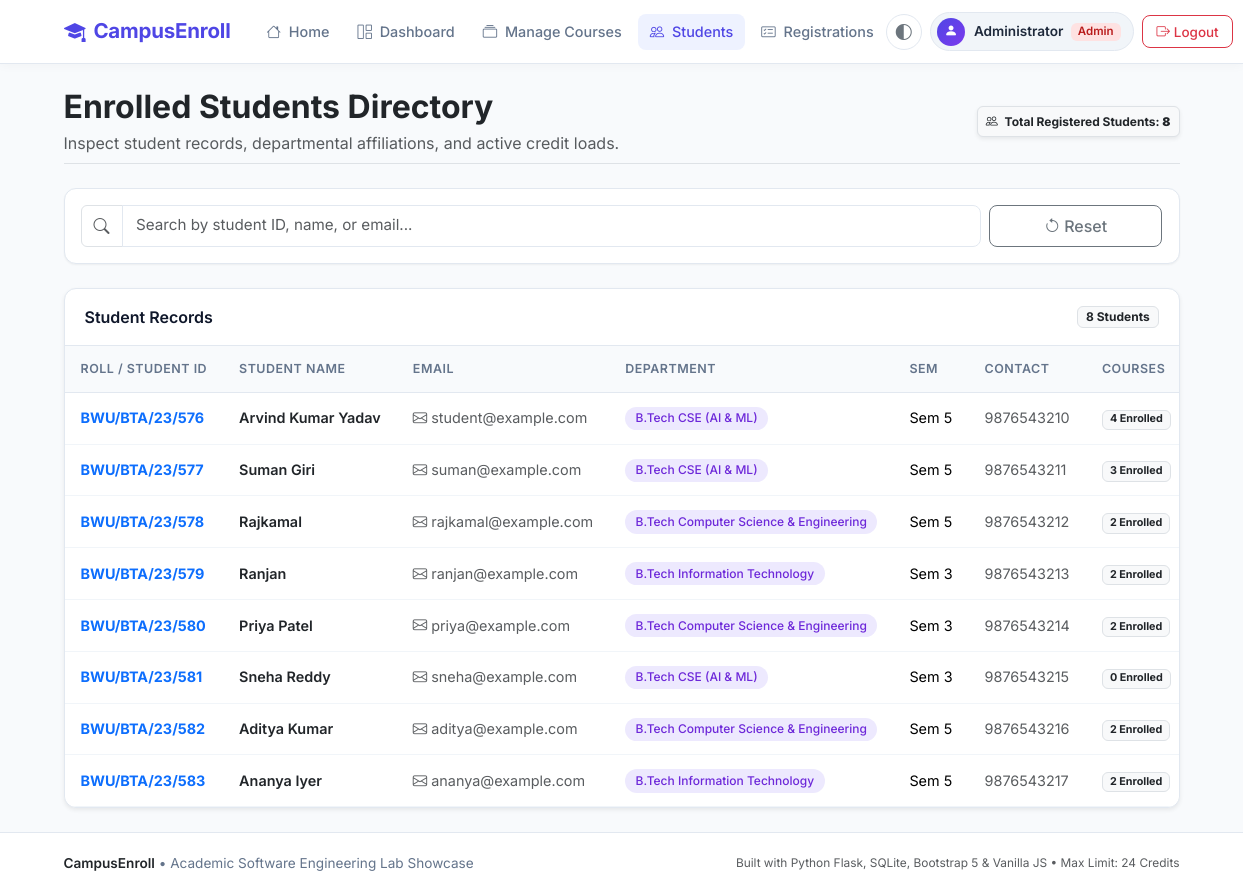
/admin/students (signed in), run on the app's committed database.
### tables this page shows
CREATE TABLE students (
    id INTEGER PRIMARY KEY AUTOINCREMENT,
    student_id TEXT UNIQUE NOT NULL,
    name TEXT NOT NULL,
    email TEXT UNIQUE NOT NULL,
    password TEXT NOT NULL,
    department TEXT NOT NULL,
    semester INTEGER NOT NULL,
    phone TEXT
);

### app.py (the view)
@app.route('/admin/students')
@admin_required
def view_students():
    search = request.args.get('search', '').strip()
    conn = get_db()
    query = """
        SELECT s.*,
               COUNT(r.id) as registered_count,
               COALESCE(SUM(c.credits), 0) as total_credits
        FROM students s
        LEFT JOIN registrations r ON s.id = r.student_id
        LEFT JOIN courses c ON r.course_id = c.id
        WHERE 1=1
    """
    params = []
    if search:
        query += " AND (s.student_id LIKE ? OR s.name LIKE ? OR s.email LIKE ?)"
        params.extend([f"%{search}%", f"%{search}%", f"%{search}%"])
    query += " GROUP BY s.id ORDER BY s.student_id"
    students = conn.execute(query, params).fetchall()
    conn.close()
    return render_template('students.html', students=students, search=search)

### app.py (called while the page is built)
@app.after_request
def apply_security_headers(response):
    response.headers['X-Content-Type-Options'] = 'nosniff'
    response.headers['X-Frame-Options'] = 'SAMEORIGIN'
    response.headers['X-XSS-Protection'] = '1; mode=block'
    return response

def get_db():
    conn = sqlite3.connect(DB_PATH)
    conn.row_factory = sqlite3.Row
    conn.execute("PRAGMA foreign_keys = ON")
    return conn

def admin_required(f):
    @wraps(f)
    def decorated_function(*args, **kwargs):
        if 'user_id' not in session or session.get('role') != 'admin':
            flash('Please log in as an administrator to access this area.', 'warning')
            return redirect(url_for('admin_login'))
        return f(*args, **kwargs)
    return decorated_function

### templates/students.html (shortened to what this page needs)
{% extends 'base.html' %}
{% block content %}
<div class="d-flex flex-column flex-md-row justify-content-between align-items-md-center mb-4 pb-2 border-bottom">
    <div>
        <h2 class="fw-bold text-dark mb-1">Enrolled Students Directory</h2>
        <p class="text-muted mb-0">Inspect student records, departmental affiliations, and active credit loads.</p>
    </div>
    <div class="mt-3 mt-md-0">
        <span class="badge bg-light text-dark border p-2 shadow-sm">
            <i class="bi bi-people me-1"></i> Total Registered Students: <strong>{{ students|length }}</strong>
        </span>
    </div>
</div>
<div class="app-card p-3 mb-4">
    <form method="GET" action="{{ url_for('view_students') }}" class="row g-2">
        <div class="col-md-10">
            <div class="input-group">
                <span class="input-group-text bg-white"><i class="bi bi-search text-muted"></i></span>
                <input type="text" class="form-control" name="search" id="clientTableSearch"
                       placeholder="Search by student ID, name, or email..." value="{{ search }}">
            </div>
        </div>
        <div class="col-md-2 d-flex">
            <a href="{{ url_for('view_students') }}" class="btn btn-outline-secondary w-100" title="Reset Search">
                <i class="bi bi-arrow-counterclockwise me-1"></i> Reset
            </a>
        </div>
    </form>
</div>
<div class="app-card shadow-sm">
    <div class="card-header-clean">
        <span class="fw-semibold">Student Records</span>
        <span class="badge bg-light text-dark border">{{ students|length }} Students</span>
    </div>
    {% if students %}
        <div class="table-responsive d-none d-md-block">
            <table class="table table-custom table-hover searchable-table">
                <thead>
                    <tr>
                        <th>Roll / Student ID</th>
                        <th>Student Name</th>
                        <th>Email</th>
                        <th>Department</th>
                        <th>Sem</th>
                        <th>Contact</th>
                        <th>Courses</th>
                    </tr>
                </thead>
                <tbody>
                    {% for s in students %}
                        <tr>
                            <td><span class="fw-bold text-primary">{{ s.student_id }}</span></td>
                            <td class="fw-semibold text-dark">{{ s.name }}</td>
                            <td class="small text-muted"><i class="bi bi-envelope me-1"></i>{{ s.email }}</td>
                            <td><span class="badge badge-custom badge-dept">{{ s.department }}</span></td>
                            <td>Sem {{ s.semester }}</td>
                            <td class="small text-muted">{{ s.phone or 'N/A' }}</td>
                            <td>
                                <span class="badge bg-light text-dark border">
                                    {{ s.registered_count }} Enrolled
                                </span>
                            </td>
                        </tr>
                    {% endfor %}
                </tbody>
            </table>
        </div>
    {% else %}
        <div class="p-5 text-center">
            <h5 class="fw-bold text-dark">No Students Found</h5>
            <p class="text-muted small">No student records match the search query.</p>
            <a href="{{ url_for('view_students') }}" class="btn btn-primary btn-sm">Clear Search</a>
        </div>
    {% endif %}
</div>
{% endblock %}

### static/css/style.css (style rules this page uses)
:root { --primary: #4f46e5; --primary-hover: #4338ca; --primary-light: #eef2ff; --secondary: #0ea5e9; --accent-purple: #7c3aed; --dark-slate: #0f172a; --text-main: #1e293b; --text-muted: #64748b; --bg-page: #f8fafc; --bg-card: #ffffff; --border-color: #e2e8f0; --success: #10b981; --warning: #f59e0b; --danger: #ef4444; --shadow-sm: 0 1px 2px 0 rgba(0, 0, 0, 0.05); --shadow-md: 0 4px 6px -1px rgba(0, 0, 0, 0.08), 0 2px 4px -2px rgba(0, 0, 0, 0.05); --shadow-lg: 0 10px 15px -3px rgba(0, 0, 0, 0.08), 0 4px 6px -4px rgba(0, 0, 0, 0.04); --radius-md: 12px; --radius-lg: 16px; --radius-pill: 9999px; --font-family: 'Inter', system-ui, -apple-system, BlinkMacSystemFont, "Segoe UI", Roboto, sans-serif; }
* { box-sizing: border-box; }
body { font-family: var(--font-family); background-color: var(--bg-page); color: var(--text-main); min-height: 100vh; display: flex; flex-direction: column; -webkit-font-smoothing: antialiased; }
.app-card { background: var(--bg-card); border: 1px solid var(--border-color); border-radius: var(--radius-md); box-shadow: var(--shadow-sm); transition: transform 0.2s ease, box-shadow 0.2s ease; overflow: hidden; }
.card-header-clean { background: transparent; border-bottom: 1px solid var(--border-color); padding: 1rem 1.25rem; font-weight: 600; color: var(--dark-slate); display: flex; align-items: center; justify-content: space-between; flex-wrap: wrap; gap: 0.5rem; }
.badge-custom { font-weight: 500; font-size: 0.75rem; padding: 0.35rem 0.65rem; border-radius: var(--radius-pill); display: inline-block; }
.badge-dept { background-color: #ede9fe; color: #6d28d9; }
.btn { font-weight: 500; border-radius: 8px; padding: 0.5rem 1rem; transition: all 0.2s ease; display: inline-flex; align-items: center; justify-content: center; }
.form-control, .form-select { border-radius: 8px; border: 1px solid var(--border-color); padding: 0.55rem 0.85rem; font-size: 0.95rem; }
.table-responsive { border-radius: 0 0 var(--radius-md) var(--radius-md); -webkit-overflow-scrolling: touch; }
.table-custom { margin-bottom: 0; white-space: nowrap; }
.table-custom th { background-color: #f8fafc; color: var(--text-muted); font-size: 0.78rem; text-transform: uppercase; letter-spacing: 0.5px; font-weight: 600; padding: 0.85rem 1rem; border-bottom: 1px solid var(--border-color); }
.table-custom td { padding: 0.85rem 1rem; vertical-align: middle; border-bottom: 1px solid #f1f5f9; font-size: 0.9rem; }

### data on the page
students: student_id "BWU/BTA/23/576", name "Arvind Kumar Yadav", email "student@example.com", department "B.Tech CSE (AI & ML)", semester "5", phone "9876543210", registered_count "4"
students: student_id "BWU/BTA/23/577", name "Suman Giri", email "suman@example.com", department "B.Tech CSE (AI & ML)", semester "5", phone "9876543211", registered_count "3"
students: student_id "BWU/BTA/23/578", name "Rajkamal", email "rajkamal@example.com", department "B.Tech Computer Science & Engineering", semester "5", phone "9876543212", registered_count "2"
students: student_id "BWU/BTA/23/579", name "Ranjan", email "ranjan@example.com", department "B.Tech Information Technology", semester "3", phone "9876543213", registered_count "2"
students: student_id "BWU/BTA/23/580", name "Priya Patel", email "priya@example.com", department "B.Tech Computer Science & Engineering", semester "3", phone "9876543214", registered_count "2"
students: student_id "BWU/BTA/23/581", name "Sneha Reddy", email "sneha@example.com", department "B.Tech CSE (AI & ML)", semester "3", phone "9876543215", registered_count "0"
students: student_id "BWU/BTA/23/582", name "Aditya Kumar", email "aditya@example.com", department "B.Tech Computer Science & Engineering", semester "5", phone "9876543216", registered_count "2"
students: student_id "BWU/BTA/23/583", name "Ananya Iyer", email "ananya@example.com", department "B.Tech Information Technology", semester "5", phone "9876543217", registered_count "2"

### other printed values
{{ current_user.name }} "Administrator"
{{ current_user.student_id if current_user.role == 'student' else 'Admin' }} "Admin"
{{ students|length }} "8"
{{ MAX_CREDIT_LIMIT }} "24"
